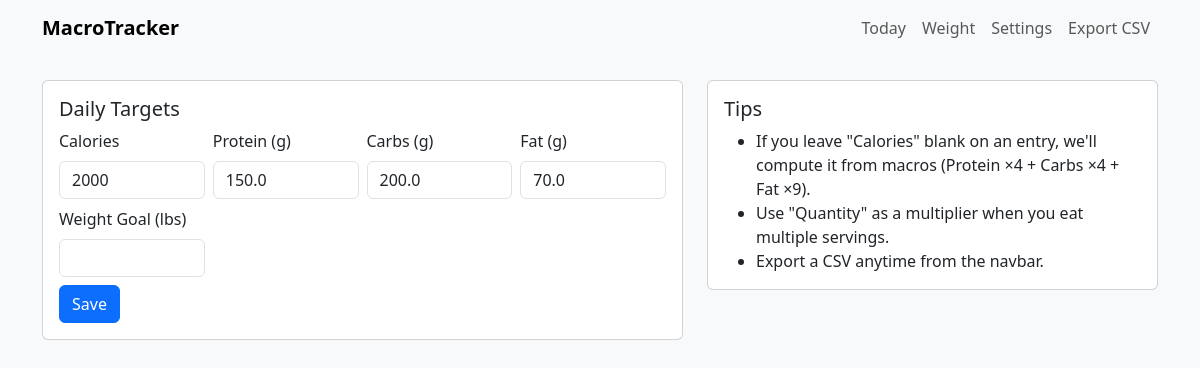
The page /settings on the database its author committed.
### app.py (models this page shows)
class Settings(db.Model):
    id = db.Column(db.Integer, primary_key=True)
    cal_target = db.Column(db.Integer, nullable=False, default=2000)
    protein_target = db.Column(db.Float, nullable=False, default=150)
    carb_target = db.Column(db.Float, nullable=False, default=200)
    fat_target = db.Column(db.Float, nullable=False, default=70)
    weight_goal = db.Column(db.Float, nullable=True)  # optional target weight

### app.py (the view, shortened to what this page needs)
    @app.route("/settings", methods=["GET", "POST"])
    def settings():
        s = Settings.query.first()
        return render_template("settings.html", s=s)

### templates/settings.html
{% extends "base.html" %}
{% block content %}
<div class="row">
  <div class="col-lg-7">
    <div class="card">
      <div class="card-body">
        <h5 class="card-title">Daily Targets</h5>
        <form method="post" class="row g-2">
          <div class="col-md-3">
            <label class="form-label">Calories</label>
            <input class="form-control" type="number" name="cal_target" value="{{ s.cal_target }}" required>
          </div>
          <div class="col-md-3">
            <label class="form-label">Protein (g)</label>
            <input class="form-control" type="number" step="0.1" name="protein_target" value="{{ '%.1f'|format(s.protein_target) }}" required>
          </div>
          <div class="col-md-3">
            <label class="form-label">Carbs (g)</label>
            <input class="form-control" type="number" step="0.1" name="carb_target" value="{{ '%.1f'|format(s.carb_target) }}" required>
          </div>
          <div class="col-md-3">
            <label class="form-label">Fat (g)</label>
            <input class="form-control" type="number" step="0.1" name="fat_target" value="{{ '%.1f'|format(s.fat_target) }}" required>
          </div>
          <div class="col-md-3">
            <label class="form-label">Weight Goal (lbs)</label>
            <input class="form-control" type="number" step="0.1" name="weight_goal" value="{{ s.weight_goal if s.weight_goal is not none }}">
          </div>
          <div class="col-12">
            <button class="btn btn-primary">Save</button>
          </div>
        </form>
      </div>
    </div>
  </div>
  <div class="col-lg-5">
    <div class="card">
      <div class="card-body">
        <h5 class="card-title">Tips</h5>
        <ul class="mb-0">
          <li>If you leave "Calories" blank on an entry, we'll compute it from macros (Protein ×4 + Carbs ×4 + Fat ×9).</li>
          <li>Use "Quantity" as a multiplier when you eat multiple servings.</li>
          <li>Export a CSV anytime from the navbar.</li>
        </ul>
      </div>
    </div>
  </div>
</div>
{% endblock %}

### rows shown on the page
Settings: cal_target "2000", protein_target "150.0", carb_target "200.0", fat_target "70.0"
